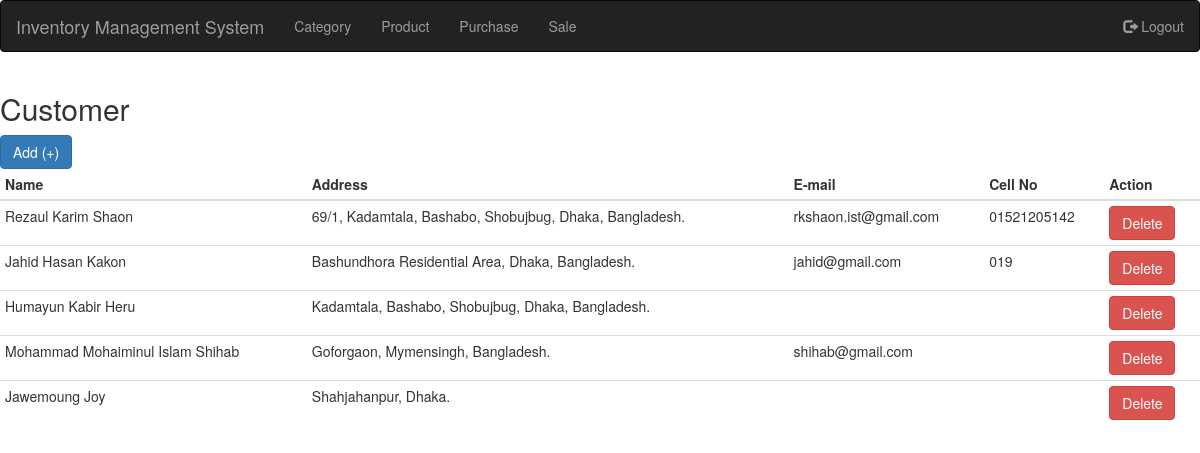
/user/customer (signed in), run on the app's committed database.
### ims_user/models.py (models this page shows, shortened)
class Customer(models.Model):
    name = models.CharField(max_length=200, blank=False, null=False)
    address = models.TextField(blank=True, null=True)
    email = models.EmailField(blank=True, null=True)
    cell = models.CharField(max_length=500, null=True, blank=True)
    is_deleted = models.BooleanField(default=False)
    added_date_time = models.DateTimeField(auto_now_add=True)

### ims_user/views.py (the view)
# urls.py: path('customer', views.customer_list, name='customer_list'),
@login_required(login_url='login')
def customer_list(request):
    customers = Customer.objects.all()
    context = {
        'customers': customers,
    }
    return render(request, 'customer_list.html', context)

### templates/customer_list.html
{% load static %}
{% include 'base.html' %}
{% block body %}
<h2>Customer</h2>
<a class="btn btn-primary" href="{% url 'customer_add' %}">Add (+)</a>
<table class="table table-condensed">
    <thead>
        <tr>
            <th>Name</th>
            <th>Address</th>
            <th>E-mail</th>
            <th>Cell No</th>
            <th>Action</th>
        </tr>
    </thead>
    <tbody>
        {% for customer in customers %}
        <tr>
            <td>{{ customer.name }}</td>
            <td>{{ customer.address }}</td>
            <td>{{ customer.email }}</td>
            <td>{{ customer.cell }}</td>
            <td><button type="button" class="btn btn-danger">Delete</button></td>
        </tr>
        {% endfor %}
    </tbody>
</table>
{% endblock %}

### data on the page
Customer: name "Rezaul Karim Shaon", address "69/1, Kadamtala, Bashabo, Shobujbug, Dhaka, Bangladesh.", email "rkshaon.ist@gmail.com", cell "01521205142"
Customer: name "Jahid Hasan Kakon", address "Bashundhora Residential Area, Dhaka, Bangladesh.", email "jahid@gmail.com", cell "019"
Customer: name "Humayun Kabir Heru", address "Kadamtala, Bashabo, Shobujbug, Dhaka, Bangladesh."
Customer: name "Mohammad Mohaiminul Islam Shihab", address "Goforgaon, Mymensingh, Bangladesh.", email "shihab@gmail.com"
Customer: name "Jawemoung Joy", address "Shahjahanpur, Dhaka."
